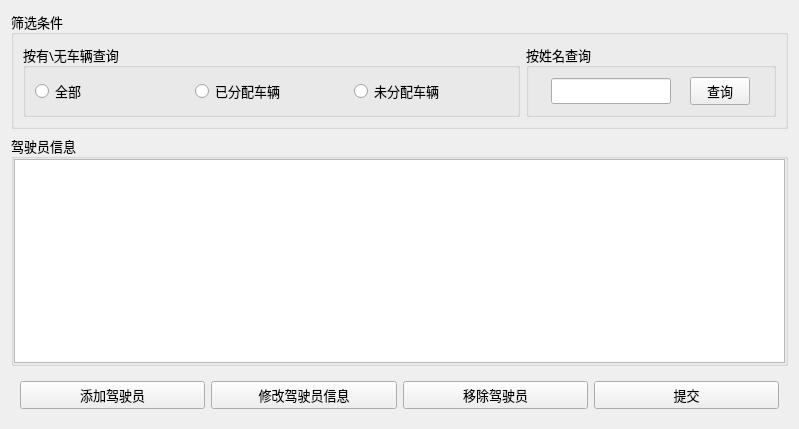
<?xml version="1.0" encoding="UTF-8"?>
<ui version="4.0">
 <class>DriversManager</class>
 <widget class="QWidget" name="DriversManager">
  <property name="geometry">
   <rect>
    <x>0</x>
    <y>0</y>
    <width>799</width>
    <height>429</height>
   </rect>
  </property>
  <property name="font">
   <font>
    <family>微软雅黑</family>
    <pointsize>10</pointsize>
   </font>
  </property>
  <property name="windowTitle">
   <string>Form</string>
  </property>
  <layout class="QGridLayout" name="gridLayout">
   <item row="0" column="0">
    <widget class="QGroupBox" name="groupBox_4">
     <property name="maximumSize">
      <size>
       <width>16777215</width>
       <height>200</height>
      </size>
     </property>
     <property name="title">
      <string>筛选条件</string>
     </property>
     <layout class="QHBoxLayout" name="horizontalLayout_5">
      <item>
       <widget class="QGroupBox" name="groupBox_2">
        <property name="title">
         <string>按有\无车辆查询</string>
        </property>
        <layout class="QHBoxLayout" name="horizontalLayout_2">
         <item>
          <widget class="QRadioButton" name="check_all">
           <property name="text">
            <string>全部</string>
           </property>
          </widget>
         </item>
         <item>
          <widget class="QRadioButton" name="check_had">
           <property name="text">
            <string>已分配车辆</string>
           </property>
          </widget>
         </item>
         <item>
          <widget class="QRadioButton" name="check_not">
           <property name="text">
            <string>未分配车辆</string>
           </property>
          </widget>
         </item>
        </layout>
       </widget>
      </item>
      <item>
       <widget class="QGroupBox" name="groupBox_3">
        <property name="maximumSize">
         <size>
          <width>250</width>
          <height>16777215</height>
         </size>
        </property>
        <property name="title">
         <string>按姓名查询</string>
        </property>
        <layout class="QHBoxLayout" name="horizontalLayout_4">
         <item>
          <widget class="QLineEdit" name="name">
           <property name="maximumSize">
            <size>
             <width>120</width>
             <height>16777215</height>
            </size>
           </property>
          </widget>
         </item>
         <item>
          <widget class="QPushButton" name="but_search">
           <property name="maximumSize">
            <size>
             <width>60</width>
             <height>16777215</height>
            </size>
           </property>
           <property name="text">
            <string>查询</string>
           </property>
          </widget>
         </item>
        </layout>
       </widget>
      </item>
     </layout>
    </widget>
   </item>
   <item row="1" column="0">
    <widget class="QGroupBox" name="groupBox">
     <property name="title">
      <string>驾驶员信息</string>
     </property>
     <layout class="QHBoxLayout" name="horizontalLayout">
      <property name="leftMargin">
       <number>0</number>
      </property>
      <property name="topMargin">
       <number>0</number>
      </property>
      <property name="rightMargin">
       <number>0</number>
      </property>
      <property name="bottomMargin">
       <number>0</number>
      </property>
      <item>
       <widget class="QTableView" name="tableView"/>
      </item>
     </layout>
    </widget>
   </item>
   <item row="2" column="0">
    <widget class="QWidget" name="widget" native="true">
     <layout class="QHBoxLayout" name="horizontalLayout_3">
      <item>
       <widget class="QPushButton" name="but_add">
        <property name="text">
         <string>添加驾驶员</string>
        </property>
       </widget>
      </item>
      <item>
       <widget class="QPushButton" name="but_update">
        <property name="text">
         <string>修改驾驶员信息</string>
        </property>
       </widget>
      </item>
      <item>
       <widget class="QPushButton" name="but_delete">
        <property name="text">
         <string>移除驾驶员</string>
        </property>
       </widget>
      </item>
      <item>
       <widget class="QPushButton" name="but_fin">
        <property name="text">
         <string>提交</string>
        </property>
       </widget>
      </item>
     </layout>
    </widget>
   </item>
  </layout>
 </widget>
 <resources/>
 <connections/>
</ui>
